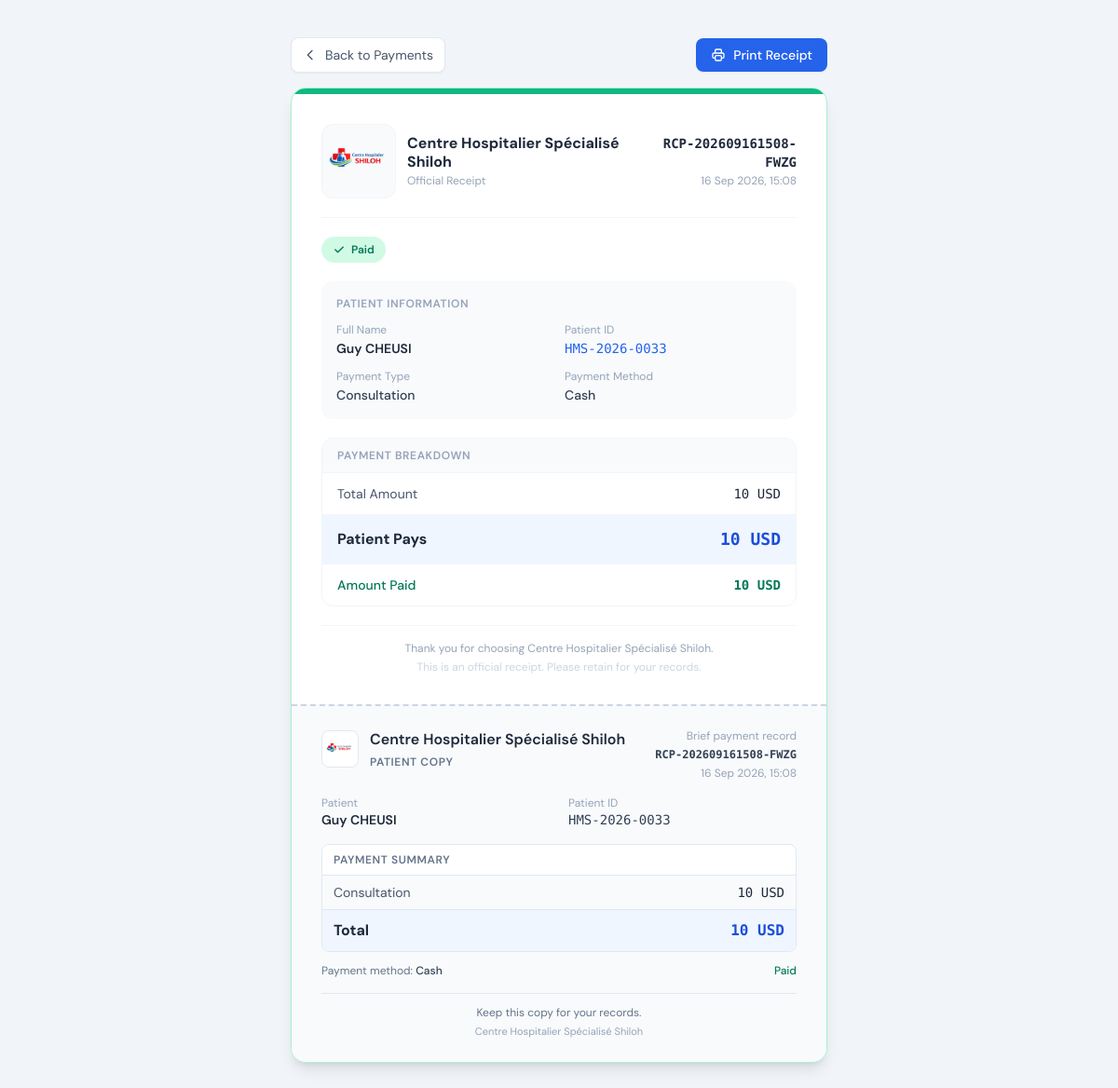
The page /billing/payments/109/receipt/ (signed in) on the database its author committed.
### billing/models.py (models this page shows, shortened)
class Payment(models.Model):
    visit = models.ForeignKey(Visit, on_delete=models.CASCADE, related_name='payments')
    payment_type = models.CharField(max_length=20, choices=PaymentType.choices)
    payment_method = models.CharField(max_length=20, choices=PaymentMethod.choices, default=PaymentMethod.CASH)
    total_amount = models.DecimalField(max_digits=12, decimal_places=2)
    insurance_covered = models.DecimalField(max_digits=12, decimal_places=2, default=0)
    patient_pays = models.DecimalField(max_digits=12, decimal_places=2)
    amount_paid = models.DecimalField(max_digits=12, decimal_places=2, default=0)
    status = models.CharField(max_length=20, choices=PaymentStatus.choices, default=PaymentStatus.PENDING)
    receipt_number = models.CharField(max_length=30, unique=True, blank=True)
    notes = models.TextField(blank=True)
    processed_by = models.ForeignKey(User, on_delete=models.SET_NULL, null=True, related_name='processed_payments')
    revoked_by = models.ForeignKey(User, on_delete=models.SET_NULL, null=True, blank=True, related_name='revoked_payments')
    revoked_at = models.DateTimeField(null=True, blank=True)
    revoke_reason = models.TextField(blank=True)
    is_deleted = models.BooleanField(default=False)
    created_at = models.DateTimeField(auto_now_add=True)
    updated_at = models.DateTimeField(auto_now=True)
    class Meta:
        ordering = ['-created_at']

### core/models.py (models this page shows, shortened)
class HospitalSettings(models.Model):
    hospital_name = models.CharField(
        max_length=200, default='Hospital',
        help_text="Hospital name shown on receipts and the login page"
    )
    logo = models.ImageField(
        upload_to='hospital_logo/', null=True, blank=True,
        help_text="Logo shown on login page, receipts, and as favicon"
    )
    logo_size = models.CharField(
        max_length=10, choices=LogoSize.choices, default=LogoSize.MEDIUM,
        help_text="Display size of the logo on the login page and sidebar"
    )
    consultation_fee = models.DecimalField(
        max_digits=12, decimal_places=2, default=0,
        help_text="Standard consultation fee in CDF"
    )
    fixed_fee = models.DecimalField(
        max_digits=14, decimal_places=2, default=46136.71,
        help_text="Fixed administrative fee in CDF added to every bill"
    )
    currency = models.CharField(
        max_length=10, default='CDF',
        help_text="Primary currency code or symbol (e.g. CDF, RWF, KES)"
    )
    language = models.CharField(
        max_length=10,
        choices=[('en', 'English'), ('fr', 'Français')],
        default='en',
        help_text="System-wide display language for all users"
    )
    updated_at = models.DateTimeField(auto_now=True)
    updated_by = models.ForeignKey(
        'User', null=True, blank=True, on_delete=models.SET_NULL, related_name='settings_updated'
    )
    class Meta:
        verbose_name = "Hospital Settings"
    @classmethod
    def get(cls):
        obj, _ = cls.objects.get_or_create(pk=1)
        return obj

### patients/models.py (models this page shows, shortened)
class Visit(models.Model):
    patient = models.ForeignKey(Patient, on_delete=models.CASCADE, related_name='visits')
    doctor = models.ForeignKey(User, on_delete=models.SET_NULL, null=True, related_name='assigned_visits',
                                limit_choices_to={'role': 'doctor'})
    assigned_by = models.ForeignKey(User, on_delete=models.SET_NULL, null=True, related_name='created_visits')
    status = models.CharField(max_length=20, choices=VisitStatus.choices, default=VisitStatus.PENDING)
    needs_triage = models.BooleanField(default=True, help_text="If True, patient must be seen by a nurse before the doctor.")
    notes = models.TextField(blank=True)
    is_deleted = models.BooleanField(default=False)
    created_at = models.DateTimeField(auto_now_add=True)
    updated_at = models.DateTimeField(auto_now=True)
    class Meta:
        ordering = ['-created_at']

class Patient(models.Model):
    patient_id = models.CharField(max_length=20, unique=True, editable=False)
    full_name = models.CharField(max_length=200)
    age = models.PositiveIntegerField()
    gender = models.CharField(max_length=1, choices=Gender.choices)
    phone = models.CharField(max_length=20)
    address = models.TextField()
    insurance = models.ForeignKey(Insurance, null=True, blank=True, on_delete=models.SET_NULL)
    registered_by = models.ForeignKey(User, on_delete=models.SET_NULL, null=True, related_name='registered_patients')
    is_deleted = models.BooleanField(default=False)
    created_at = models.DateTimeField(auto_now_add=True)
    updated_at = models.DateTimeField(auto_now=True)
    class Meta:
        ordering = ['-created_at']

### billing/views.py (the view, shortened to what this page needs)
# urls.py: path('payments/<int:pk>/receipt/', views.payment_receipt, name='payment_receipt'),
@login_required_custom
def payment_receipt(request, pk):
    payment = get_object_or_404(Payment, pk=pk, is_deleted=False)
    user = request.user
    if user.role not in [Role.ACCOUNTANT, Role.ADMIN]:
        if user.role == Role.DOCTOR and payment.visit.doctor != user:
            messages.error(request, "Access denied.")
            return redirect('dashboard')
    from core.models import HospitalSettings
    hs = HospitalSettings.get()
    combined_line_items = []
    patient_copy_items = []
    if payment.payment_type == PaymentType.COMBINED:
        category_totals = {'Consultation': Decimal('0'), 'Labs': Decimal('0'), 'Supplies': Decimal('0')}
        for item in combined_line_items:
            if item['label'] == 'Consultation Fee':
                category = 'Consultation'
            elif item.get('detail') == 'Lab Test':
                category = 'Labs'
            else:
                category = 'Supplies'
            if item.get('amount') is not None:
                category_totals[category] += Decimal(str(item['amount']))
        patient_copy_items = [
            {'label': label, 'amount': amount}
            for label, amount in category_totals.items()
            if amount
        ]
    else:
        type_labels = {
            PaymentType.CONSULTATION: 'Consultation',
            PaymentType.LAB: 'Labs',
            PaymentType.SUPPLIES: 'Supplies',
        }
        label = type_labels.get(payment.payment_type, payment.get_payment_type_display())
        patient_copy_items = [{'label': label, 'amount': payment.total_amount}]
    return render(request, 'billing/receipt.html', {
        'payment': payment,
        'hospital_settings': hs,
        'currency': hs.currency,
        'combined_line_items': combined_line_items,
        'patient_copy_items': patient_copy_items,
    })

### templates/billing/receipt.html (shortened to what this page needs)
{% load i18n %}
<!DOCTYPE html>
<html lang="en">
<head>
  <script src="https://cdn.tailwindcss.com"></script>
</head>
<body class="min-h-screen bg-slate-100 flex flex-col items-center justify-start py-10 px-4">
  <div class="no-print w-full max-w-xl mb-4 flex items-center justify-between">
    <a href="{% url 'payment_list' %}"
       class="inline-flex items-center gap-2 text-sm text-slate-600 hover:text-slate-900 bg-white border border-slate-200 px-3 py-2 rounded-lg shadow-sm transition-colors">
      <svg class="w-4 h-4" fill="none" viewBox="0 0 24 24" stroke="currentColor"><path stroke-linecap="round" stroke-linejoin="round" stroke-width="2" d="M15 19l-7-7 7-7"/></svg>
      Back to Payments
    </a>
    <button onclick="window.print()"
            class="inline-flex items-center gap-2 text-sm font-medium text-white bg-blue-600 hover:bg-blue-700 px-4 py-2 rounded-lg shadow-sm transition-colors">
      Print Receipt
    </button>
  </div>
  <div class="receipt-card w-full max-w-xl bg-white rounded-2xl shadow-lg border {% if payment.status == 'paid' %}border-emerald-200{% else %}border-amber-200{% endif %} overflow-hidden">
    <div class="h-1.5 {% if payment.status == 'paid' %}bg-emerald-500{% else %}bg-amber-400{% endif %}"></div>
    <div class="p-8">
      <div class="flex items-center justify-between pb-5 mb-5 border-b border-slate-100">
        <div class="flex items-center gap-3">
          {% if hospital_settings.logo %}
          <img src="{{ hospital_settings.logo.url }}" alt="{{ hospital_settings.hospital_name }} logo"
               class="h-20 w-20 object-contain rounded-xl border border-slate-100 bg-slate-50 p-0.5" />
          {% else %}
          <div class="w-12 h-12 bg-blue-600 rounded-xl flex items-center justify-center shadow">
            <svg class="w-6 h-6 text-white" fill="none" viewBox="0 0 24 24" stroke="currentColor"><path stroke-linecap="round" stroke-linejoin="round" stroke-width="2" d="M12 4v16m-8-8h16"/></svg>
          </div>
          {% endif %}
          <div>
            <div class="font-bold text-slate-800 text-base leading-tight">{{ hospital_settings.hospital_name|default:"Hospital" }}</div>
            <div class="text-xs text-slate-400 mt-0.5">Official Receipt</div>
          </div>
        </div>
        <div class="text-right">
          <div class="font-mono font-bold text-slate-800 text-sm">{{ payment.receipt_number }}</div>
          <div class="text-xs text-slate-400 mt-0.5">{{ payment.created_at|date:"d M Y, H:i" }}</div>
        </div>
      </div>
      <div class="mb-5">
        <span class="inline-flex items-center gap-1.5 text-xs font-semibold px-3 py-1.5 rounded-full
          {% if payment.status == 'paid' %}bg-emerald-100 text-emerald-700
          {% elif payment.status == 'pending' %}bg-amber-100 text-amber-700
          {% else %}bg-slate-100 text-slate-500{% endif %}">
          {% if payment.status == 'paid' %}
          <svg class="w-3.5 h-3.5" fill="currentColor" viewBox="0 0 20 20"><path fill-rule="evenodd" d="M16.707 5.293a1 1 0 010 1.414l-8 8a1 1 0 01-1.414 0l-4-4a1 1 0 011.414-1.414L8 12.586l7.293-7.293a1 1 0 011.414 0z" clip-rule="evenodd"/></svg>
          {% else %}
          <svg class="w-3.5 h-3.5" fill="currentColor" viewBox="0 0 20 20"><path fill-rule="evenodd" d="M10 18a8 8 0 100-16 8 8 0 000 16zm1-12a1 1 0 10-2 0v4a1 1 0 00.293.707l2.828 2.829a1 1 0 101.415-1.415L11 9.586V6z" clip-rule="evenodd"/></svg>
          {% endif %}
          {{ payment.get_status_display }}
        </span>
      </div>
      <div class="bg-slate-50 rounded-xl p-4 mb-5">
        <div class="text-xs font-semibold text-slate-400 uppercase tracking-wider mb-3">Patient Information</div>
        <div class="grid grid-cols-2 gap-3 text-sm">
          <div>
            <div class="text-slate-400 text-xs mb-0.5">Full Name</div>
            <div class="font-semibold text-slate-800">{{ payment.visit.patient.full_name }}</div>
          </div>
          <div>
            <div class="text-slate-400 text-xs mb-0.5">Patient ID</div>
            <div class="font-mono text-blue-600 font-medium">{{ payment.visit.patient.patient_id }}</div>
          </div>
          {% if payment.payment_type != 'combined' %}
          <div>
            <div class="text-slate-400 text-xs mb-0.5">Payment Type</div>
            <div class="font-medium text-slate-700">{{ payment.get_payment_type_display }}</div>
          </div>
          {% endif %}
          <div>
            <div class="text-slate-400 text-xs mb-0.5">Payment Method</div>
            <div class="font-medium text-slate-700">{{ payment.get_payment_method_display }}</div>
          </div>
        </div>
      </div>
      <div class="border border-slate-100 rounded-xl overflow-hidden mb-5">
        <div class="bg-slate-50 px-4 py-2.5 text-xs font-semibold text-slate-400 uppercase tracking-wider border-b border-slate-100">
          Payment Breakdown
        </div>
        <div class="divide-y divide-slate-100">
          <div class="flex justify-between items-center px-4 py-3 text-sm">
            <span class="text-slate-600">Total Amount</span>
            <span class="font-mono font-medium text-slate-800">{{ payment.total_amount|floatformat:-2 }} {{ currency }}</span>
          </div>
          <div class="flex justify-between items-center px-4 py-3 bg-blue-50">
            <span class="font-bold text-slate-800">Patient Pays</span>
            <span class="font-mono font-bold text-blue-700 text-lg">{{ payment.patient_pays|floatformat:-2 }} {{ currency }}</span>
          </div>
          {% if payment.status == 'paid' %}
          <div class="flex justify-between items-center px-4 py-3 text-sm">
            <span class="text-emerald-700 font-medium">Amount Paid</span>
            <span class="font-mono font-semibold text-emerald-700">{{ payment.amount_paid|floatformat:-2 }} {{ currency }}</span>
          </div>
          {% endif %}
        </div>
      </div>
      <div class="text-center pt-4 border-t border-slate-100">
        <p class="text-xs text-slate-400">Thank you for choosing {{ hospital_settings.hospital_name|default:"our hospital" }}.</p>
        <p class="text-xs text-slate-300 mt-1">This is an official receipt. Please retain for your records.</p>
      </div>
    </div>
    <div class="patient-copy border-t-2 border-dashed border-slate-300 bg-slate-50 px-8 py-6">
      <div class="flex items-start justify-between gap-4 mb-4">
        <div class="flex items-center gap-3">
          {% if hospital_settings.logo %}
          <img src="{{ hospital_settings.logo.url }}" alt="{{ hospital_settings.hospital_name }} logo"
               class="h-10 w-10 object-contain rounded-lg border border-slate-200 bg-white p-0.5" />
          {% else %}
          <div class="w-10 h-10 bg-blue-600 rounded-lg flex items-center justify-center">
            <svg class="w-5 h-5 text-white" fill="none" viewBox="0 0 24 24" stroke="currentColor"><path stroke-linecap="round" stroke-linejoin="round" stroke-width="2" d="M12 4v16m-8-8h16"/></svg>
          </div>
          {% endif %}
          <div>
            <div class="font-semibold text-slate-800">{{ hospital_settings.hospital_name|default:"Hospital" }}</div>
            <div class="text-xs font-semibold uppercase tracking-wider text-slate-500 mt-1">Patient Copy</div>
          </div>
        </div>
        <div class="text-right">
          <div class="text-xs text-slate-400">Brief payment record</div>
          <div class="font-mono text-xs font-semibold text-slate-700 mt-1">{{ payment.receipt_number }}</div>
          <div class="text-xs text-slate-400 mt-1">{{ payment.created_at|date:"d M Y, H:i" }}</div>
        </div>
      </div>
      <div class="grid grid-cols-2 gap-x-5 gap-y-3 text-sm">
        <div>
          <div class="text-xs text-slate-400">Patient</div>
          <div class="font-semibold text-slate-800">{{ payment.visit.patient.full_name }}</div>
        </div>
        <div>
          <div class="text-xs text-slate-400">Patient ID</div>
          <div class="font-mono text-slate-700">{{ payment.visit.patient.patient_id }}</div>
        </div>
      </div>
      <div class="border border-slate-200 rounded-lg overflow-hidden mt-4">
        <div class="bg-white px-3 py-2 text-xs font-semibold text-slate-500 uppercase tracking-wider border-b border-slate-200">
          Payment Summary
        </div>
        <div class="divide-y divide-slate-200">
          {% for item in patient_copy_items %}
          <div class="flex justify-between items-center px-3 py-2 text-sm">
            <span class="text-slate-600">{{ item.label }}</span>
            <span class="font-mono text-slate-800">{{ item.amount|floatformat:-2 }} {{ currency }}</span>
          </div>
          {% endfor %}
          <div class="flex justify-between items-center px-3 py-2.5 bg-blue-50">
            <span class="font-bold text-slate-800">Total</span>
            <span class="font-mono font-bold text-blue-700">{{ payment.patient_pays|floatformat:-2 }} {{ currency }}</span>
          </div>
        </div>
      </div>
      <div class="flex justify-between items-center mt-3 text-xs">
        <span class="text-slate-500">Payment method: <span class="font-medium text-slate-700">{{ payment.get_payment_method_display }}</span></span>
        <span class="font-medium {% if payment.status == 'paid' %}text-emerald-700{% else %}text-amber-700{% endif %}">{{ payment.get_status_display }}</span>
      </div>
      <div class="text-center border-t border-slate-200 mt-4 pt-3">
        <p class="text-xs text-slate-500">Keep this copy for your records.</p>
        <p class="text-[11px] text-slate-400 mt-1">{{ hospital_settings.hospital_name|default:"Hospital" }}</p>
      </div>
    </div>
  </div>
</body>
</html>

### templates/billing/receipt.html (style rules this page uses)
body { font-family: 'DM Sans', sans-serif; }

### rows shown on the page
HospitalSettings: logo (picture), hospital_name "Centre Hospitalier Spécialisé Shiloh", currency "USD"
Payment: receipt_number "RCP-202609161508-FWZG", created_at "16 Sep 2026, 15:08", status "Paid", visit.patient.full_name "Guy CHEUSI", visit.patient.patient_id "HMS-2026-0033", payment_type "Consultation", payment_method "Cash", total_amount "10", patient_pays "10", amount_paid "10", label "Consultation", amount "10"
